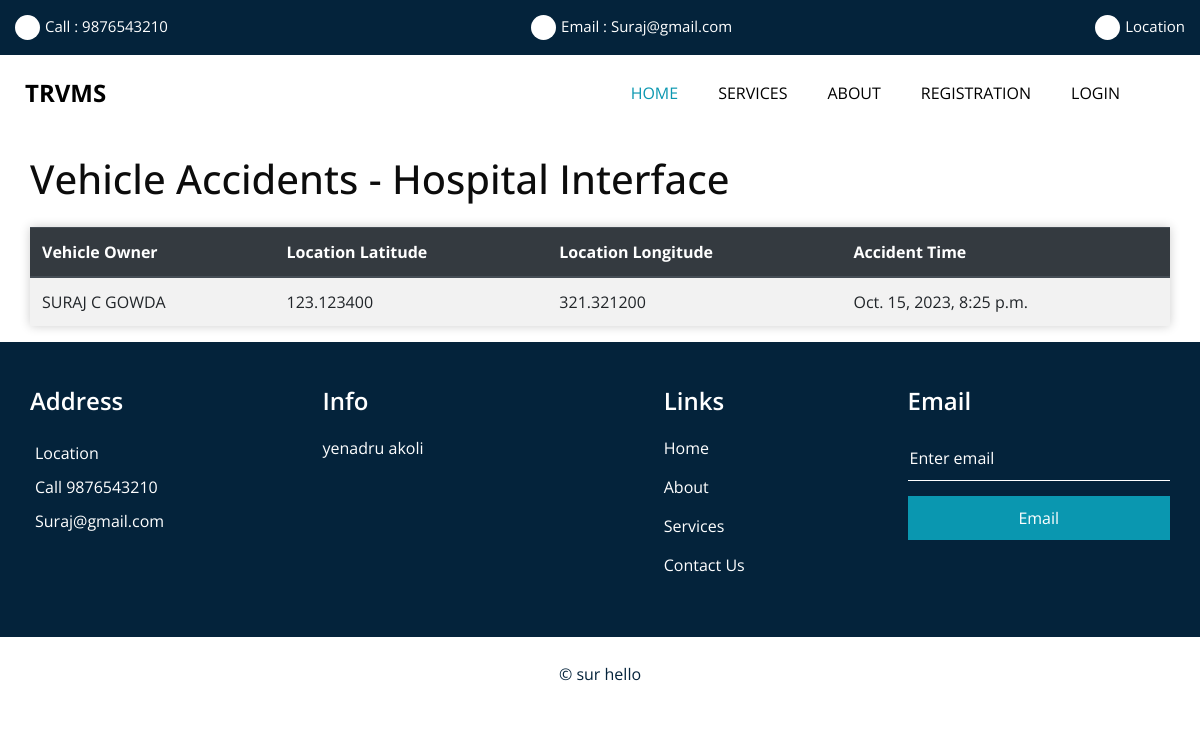
/hospital/, run on the app's committed database.
### randw/models.py (models this page shows, shortened)
class VehicleAccident(models.Model):
    uuid = models.ForeignKey('OwnerDetails', on_delete=models.CASCADE)  # Use 'CustomUser' instead of 'User'
    location_latitude = models.DecimalField(max_digits=9, decimal_places=6)
    location_longitude = models.DecimalField(max_digits=9, decimal_places=6)
    time = models.DateTimeField()

class OwnerDetails(models.Model):
    uuid = models.IntegerField(unique=True)
    name = models.CharField(max_length=100)
    picture = models.ImageField(upload_to='owner_pictures/', null=True, blank=True)
    aadhar_number = models.CharField(max_length=12)
    contact_number = models.CharField(max_length=15)
    address = models.TextField()
    model_name = models.CharField(max_length=100)
    color = models.CharField(max_length=50)
    year_of_manufacture = models.PositiveIntegerField()
    manufacturer = models.CharField(max_length=100)

### randw/views.py (the view)
# urls.py: path('hospital/', views.hospital,name = 'hospital'),
def hospital(request):
    accidents = VehicleAccident.objects.all()
    return render(request, 'hospital.html', {'accidents': accidents})

### randw/Templates/hospital.html (shortened to what this page needs)
{% extends 'base.html' %}
{% block content %}
    <div class="container">
        <h1 class="my-4">Vehicle Accidents - Hospital Interface</h1>
        <table class="table table-striped" style="box-shadow: 0 0 10px rgba(0, 0, 0, 0.2);">
            <thead class="thead-dark">
                <tr>
                    <th>Vehicle Owner</th>
                    <th>Location Latitude</th>
                    <th>Location Longitude</th>
                    <th>Accident Time</th>
                </tr>
            </thead>
            <tbody>
                {% for accident in accidents %}
                    <tr>
                        <td>{{ accident.uuid.name }}</td>
                        <td>{{ accident.location_latitude }}</td>
                        <td>{{ accident.location_longitude }}</td>
                        <td>{{ accident.time }}</td>
                    </tr>
                {% endfor %}
            </tbody>
        </table>
    </div>
{% endblock %}

### randw/static/styles/style.css (style rules this page uses)
body { font-family: 'Open Sans', sans-serif; color: #0c0c0c; background-color: #ffffff; overflow-x: hidden; }

### randw/static/styles/responsive.css (style rules this page uses)
@media (min-width: 1200px) { .container { max-width: 1170px; } }

### data on the page
VehicleAccident: uuid.name "SURAJ C GOWDA", location_latitude "123.123400", location_longitude "321.321200", time "Oct. 15, 2023, 8:25 p.m."
